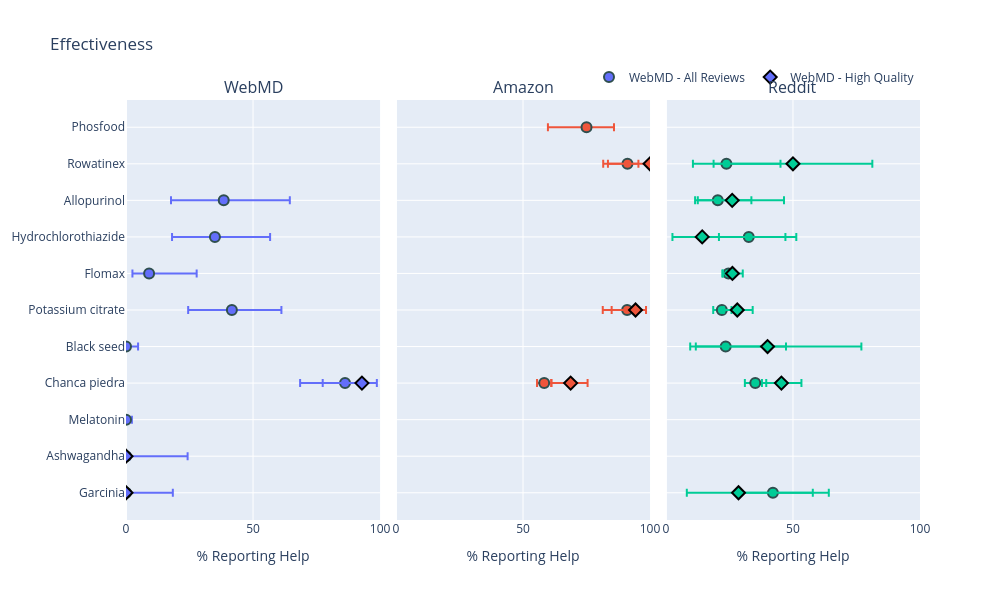
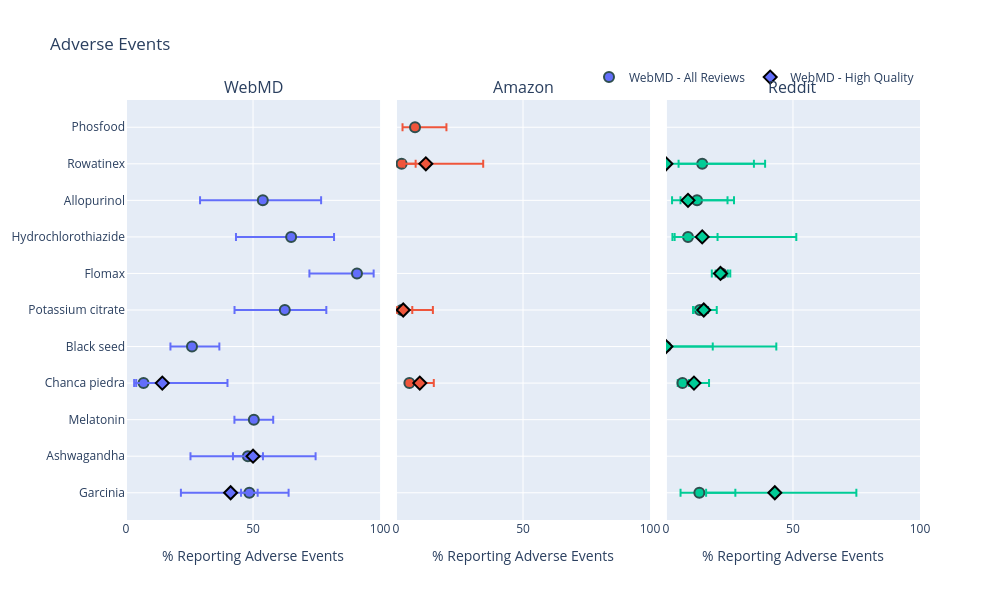

Here is the notebook cell these charts were saved with, in order:
### Code cell
# ## 2. Multi-Panel Forest Plots
# 
# We'll create two key visualizations:
# 1. A multi-panel forest plot showing effectiveness across platforms
# 2. A multi-panel forest plot showing adverse events across platforms

# %%
def create_multipanel_forest_plots(min_n=5):
    """
    Create two multi-panel forest plots:
    1. Effectiveness across platforms (WebMD, Amazon, Reddit)
    2. Adverse events across platforms (WebMD, Amazon, Reddit)
    
    Each panel will show both all reviews and high-quality reviews.
    Only includes products with at least min_n reviews.
    """
    data = load_kidney_stone_data()
    platforms = list(data.keys())
    
    # Prepare data for plotting
    effectiveness_data = []
    adverse_events_data = []
    
    for platform, df in data.items():
        # Process each product with sufficient data
        products = df["Medicine"].value_counts()[df["Medicine"].value_counts() >= min_n].index.tolist()
        
        for product in products:
            # ALL reviews
            all_df = df[df["Medicine"] == product]
            n_all = len(all_df)
            
            # Calculate effectiveness
            helped_all = all_df[HELP_COL].eq(1).sum()
            helped_pct_all = 100 * helped_all / n_all if n_all > 0 else 0
            
            # Add Wilson CIs
            if n_all > 0 and 0 <= helped_all <= n_all:
                helped_ci_low_all, helped_ci_high_all = proportion_confint(
                    helped_all, n_all, method="wilson"
                )
                helped_ci_low_all *= 100
                helped_ci_high_all *= 100
            else:
                helped_ci_low_all = helped_ci_high_all = np.nan
            
            # Calculate adverse events
            ae_all = all_df[AE_COL].eq(1).sum()
            ae_pct_all = 100 * ae_all / n_all if n_all > 0 else 0
            
            # Add Wilson CIs
            if n_all > 0 and 0 <= ae_all <= n_all:
                ae_ci_low_all, ae_ci_high_all = proportion_confint(
                    ae_all, n_all, method="wilson"
                )
                ae_ci_low_all *= 100
                ae_ci_high_all *= 100
            else:
                ae_ci_low_all = ae_ci_high_all = np.nan
            
            # Add to effectiveness data
            effectiveness_data.append({
                "Platform": platform,
                "Medicine": product,
                "Type": "All Reviews",
                "Percentage": helped_pct_all,
                "CI_Low": helped_ci_low_all,
                "CI_High": helped_ci_high_all,
                "N": n_all
            })
            
            # Add to adverse events data
            adverse_events_data.append({
                "Platform": platform,
                "Medicine": product,
                "Type": "All Reviews",
                "Percentage": ae_pct_all,
                "CI_Low": ae_ci_low_all,
                "CI_High": ae_ci_high_all,
                "N": n_all
            })
            
            # HIGH QUALITY reviews if applicable
            if HQ_COL in df.columns:
                hq_df = all_df[all_df[HQ_COL] == 1]
                n_hq = len(hq_df)
                
                if n_hq >= min_n:  # Only include if we have enough HQ reviews
                    # Calculate effectiveness for HQ
                    helped_hq = hq_df[HELP_COL].eq(1).sum() if n_hq > 0 else 0
                    helped_pct_hq = 100 * helped_hq / n_hq if n_hq > 0 else 0
                    
                    # Add Wilson CIs for HQ
                    if n_hq > 0 and 0 <= helped_hq <= n_hq:
                        helped_ci_low_hq, helped_ci_high_hq = proportion_confint(
                            helped_hq, n_hq, method="wilson"
                        )
                        helped_ci_low_hq *= 100
                        helped_ci_high_hq *= 100
                    else:
                        helped_ci_low_hq = helped_ci_high_hq = np.nan
                    
                    # Calculate adverse events for HQ
                    ae_hq = hq_df[AE_COL].eq(1).sum() if n_hq > 0 else 0
                    ae_pct_hq = 100 * ae_hq / n_hq if n_hq > 0 else 0
                    
                    # Add Wilson CIs for HQ
                    if n_hq > 0 and 0 <= ae_hq <= n_hq:
                        ae_ci_low_hq, ae_ci_high_hq = proportion_confint(
                            ae_hq, n_hq, method="wilson"
                        )
                        ae_ci_low_hq *= 100
                        ae_ci_high_hq *= 100
                    else:
                        ae_ci_low_hq = ae_ci_high_hq = np.nan
                    
                    # Add to effectiveness data
                    effectiveness_data.append({
                        "Platform": platform,
                        "Medicine": product,
                        "Type": "High Quality",
                        "Percentage": helped_pct_hq,
                        "CI_Low": helped_ci_low_hq,
                        "CI_High": helped_ci_high_hq,
                        "N": n_hq
                    })
                    
                    # Add to adverse events data
                    adverse_events_data.append({
                        "Platform": platform,
                        "Medicine": product,
                        "Type": "High Quality",
                        "Percentage": ae_pct_hq,
                        "CI_Low": ae_ci_low_hq,
                        "CI_High": ae_ci_high_hq,
                        "N": n_hq
                    })
    
    # Convert to DataFrames
    effectiveness_df = pd.DataFrame(effectiveness_data)
    adverse_events_df = pd.DataFrame(adverse_events_data)
    
    # Create multi-panel forest plots
    create_panel_forest_plot(effectiveness_df, "Effectiveness", "% Reporting Help")
    create_panel_forest_plot(adverse_events_df, "Adverse Events", "% Reporting Adverse Events")

def create_panel_forest_plot(data_df, plot_title, y_axis_title):
    """
    Create a multi-panel forest plot showing results across platforms.
    
    Parameters:
    - data_df: DataFrame with columns Platform, Medicine, Type, Percentage, CI_Low, CI_High, N
    - plot_title: Title for the overall plot
    - y_axis_title: Label for the y-axis
    """
    # Set platform order and colors
    platform_order = ["WebMD", "Amazon", "Reddit"]
    platform_colors = {"WebMD": "#636EFA", "Amazon": "#EF553B", "Reddit": "#00CC96"}
    
    # Set marker styles for review types
    marker_styles = {"All Reviews": "circle", "High Quality": "diamond"}
    
    # Create multi-panel figure
    from plotly.subplots import make_subplots
    fig = make_subplots(rows=1, cols=3, 
                        subplot_titles=platform_order,
                        shared_yaxes=True,
                        horizontal_spacing=0.02)
    
    # Get the unique medications across all platforms for consistent y-axis
    all_meds = data_df["Medicine"].unique()
    
    # Process each platform
    for i, platform in enumerate(platform_order):
        # Filter data for this platform
        platform_data = data_df[data_df["Platform"] == platform]
        
        if len(platform_data) == 0:
            continue
            
        # Sort by percentage (descending) for All Reviews
        all_reviews_data = platform_data[platform_data["Type"] == "All Reviews"]
        med_order = all_reviews_data.sort_values("Percentage", ascending=False)["Medicine"].unique()
        
        # Add All Reviews trace
        all_data = platform_data[platform_data["Type"] == "All Reviews"]
        
        # Create y-position based on medicine order
        med_to_pos = {med: idx for idx, med in enumerate(med_order)}
        all_data = all_data.copy()
        all_data["y_pos"] = all_data["Medicine"].map(med_to_pos)
        
        # Add trace for All Reviews
        fig.add_trace(
            go.Scatter(
                x=all_data["Percentage"],
                y=all_data["Medicine"],
                error_x=dict(
                    type='data',
                    symmetric=False,
                    array=all_data["CI_High"] - all_data["Percentage"],
                    arrayminus=all_data["Percentage"] - all_data["CI_Low"],
                ),
                mode="markers",
                marker=dict(
                    symbol="circle",
                    size=10,
                    color=platform_colors[platform],
                    line=dict(width=2, color="DarkSlateGrey")
                ),
                name=f"{platform} - All Reviews",
                text=[f"N={n}" for n in all_data["N"]],
                hovertemplate="%{y}: %{x:.1f}% (%{error_x.arrayminus:.1f}-%{error_x.array:.1f})<br>%{text}",
                showlegend=i==0,  # Only show legend for first platform
            ),
            row=1, col=i+1
        )
        
        # Add High Quality trace if present
        hq_data = platform_data[platform_data["Type"] == "High Quality"]
        if len(hq_data) > 0:
            # Use same y-position mapping for consistency
            hq_data = hq_data.copy()
            hq_data["y_pos"] = hq_data["Medicine"].map(med_to_pos)
            
            fig.add_trace(
                go.Scatter(
                    x=hq_data["Percentage"],
                    y=hq_data["Medicine"],
                    error_x=dict(
                        type='data',
                        symmetric=False,
                        array=hq_data["CI_High"] - hq_data["Percentage"],
                        arrayminus=hq_data["Percentage"] - hq_data["CI_Low"],
                    ),
                    mode="markers",
                    marker=dict(
                        symbol="diamond",
                        size=10,
                        color=platform_colors[platform],
                        line=dict(width=2, color="black")
                    ),
                    name=f"{platform} - High Quality",
                    text=[f"N={n}" for n in hq_data["N"]],
                    hovertemplate="%{y}: %{x:.1f}% (%{error_x.arrayminus:.1f}-%{error_x.array:.1f})<br>%{text}",
                    showlegend=i==0,  # Only show legend for first platform
                ),
                row=1, col=i+1
            )
    
    # Update layout
    fig.update_layout(
        title=plot_title,
        height=max(600, 100 + 40 * len(all_meds)),  # Dynamic height based on number of medicines
        width=1000,
        legend=dict(
            orientation="h",
            yanchor="bottom",
            y=1.02,
            xanchor="right",
            x=1
        )
    )
    
    # Update x-axes
    for i in range(3):
        fig.update_xaxes(
            title=y_axis_title,
            range=[0, 100],
            row=1, col=i+1
        )
    
    # Show the plot
    fig.show()
    
    # Save as HTML
    output_path = CSV_DIR / f"forest_plot_{plot_title.lower().replace(' ', '_')}.html"
    fig.write_html(output_path)
    print(f"✓ Saved forest plot to {output_path}")
    
    # Try to save as PNG if kaleido is installed
    try:
        png_path = CSV_DIR / f"forest_plot_{plot_title.lower().replace(' ', '_')}.png"
        # fig.write_image(png_path, scale=2)
        print(f"✓ Saved PNG version to {png_path}")
    except Exception as e:
        print(f"Note: Could not save PNG (install 'kaleido' package if needed). Error: {e}")
    
    return fig

# Run the function to create the forest plots
multipanel_plots = create_multipanel_forest_plots()

### Figure 1 — Plotly figure (JSON) as saved in the notebook; plotly's stock layout.template omitted (floating-point values rounded to 4 significant figures)
{"data": [{"error_x": {"array": [0.4288, 1.398, 2.33, 5.723, 4.752, 19.5, 18.72, 21.71, 26.02], "arrayminus": [0, -8.674e-17, 0, 8.786, 3.469e-16, 17.2, 6.561, 16.88, 20.75], "symmetric": false, "type": "data"}, "hovertemplate": "%{y}: %{x:.1f}% (%{error_x.arrayminus:.1f}-%{error_x.array:.1f})<br>%{text}", "marker": {"color": "#636EFA", "line": {"color": "DarkSlateGrey", "width": 2}, "size": 10, "symbol": "circle"}, "mode": "markers", "name": "WebMD - All Reviews", "showlegend": true, "text": ["N=892", "N=271", "N=161", "N=87", "N=77", "N=24", "N=22", "N=20", "N=13"], "type": "scatter", "x": [0, 0, 0, 86.21, 0, 41.67, 9.091, 35, 38.46], "xaxis": "x", "y": ["Garcinia", "Ashwagandha", "Melatonin", "Chanca piedra", "Black seed", "Potassium citrate", "Flomax", "Hydrochlorothiazide", "Allopurinol"], "yaxis": "y"}, {"error_x": {"array": [18.43, 24.25, 5.871], "arrayminus": [0, 0, 24.33], "symmetric": false, "type": "data"}, "hovertemplate": "%{y}: %{x:.1f}% (%{error_x.arrayminus:.1f}-%{error_x.array:.1f})<br>%{text}", "marker": {"color": "#636EFA", "line": {"color": "black", "width": 2}, "size": 10, "symbol": "diamond"}, "mode": "markers", "name": "WebMD - High Quality", "showlegend": true, "text": ["N=17", "N=12", "N=14"], "type": "scatter", "x": [0, 0, 92.86], "xaxis": "x", "y": ["Garcinia", "Ashwagandha", "Chanca piedra"], "yaxis": "y"}, {"error_x": {"array": [2.766, 3.786, 4.316, 10.81], "arrayminus": [2.82, 6.087, 7.682, 15.19], "symmetric": false, "type": "data"}, "hovertemplate": "%{y}: %{x:.1f}% (%{error_x.arrayminus:.1f}-%{error_x.array:.1f})<br>%{text}", "marker": {"color": "#EF553B", "line": {"color": "DarkSlateGrey", "width": 2}, "size": 10, "symbol": "circle"}, "mode": "markers", "name": "Amazon - All Reviews", "showlegend": false, "text": ["N=1193", "N=133", "N=90", "N=40"], "type": "scatter", "x": [58.34, 90.98, 91.11, 75], "xaxis": "x2", "y": ["Chanca piedra", "Potassium citrate", "Rowatinex", "Phosfood"], "yaxis": "y2"}, {"error_x": {"array": [6.671, 4.133, 0], "arrayminus": [7.551, 12.89, 18.43], "symmetric": false, "type": "data"}, "hovertemplate": "%{y}: %{x:.1f}% (%{error_x.arrayminus:.1f}-%{error_x.array:.1f})<br>%{text}", "marker": {"color": "#EF553B", "line": {"color": "black", "width": 2}, "size": 10, "symbol": "diamond"}, "mode": "markers", "name": "Amazon - High Quality", "showlegend": false, "text": ["N=160", "N=35", "N=17"], "type": "scatter", "x": [68.75, 94.29, 100], "xaxis": "x2", "y": ["Chanca piedra", "Potassium citrate", "Rowatinex"], "yaxis": "y2"}, {"error_x": {"array": [2.59, 3.801, 4.319, 13.23, 14.42, 15.7, 21.28, 23.73], "arrayminus": [2.418, 3.382, 4.089, 8.926, 11.74, 14.25, 13.18, 13.97], "symmetric": false, "type": "data"}, "hovertemplate": "%{y}: %{x:.1f}% (%{error_x.arrayminus:.1f}-%{error_x.array:.1f})<br>%{text}", "marker": {"color": "#00CC96", "line": {"color": "DarkSlateGrey", "width": 2}, "size": 10, "symbol": "circle"}, "mode": "markers", "name": "Reddit - All Reviews", "showlegend": false, "text": ["N=1134", "N=509", "N=492", "N=49", "N=46", "N=38", "N=21", "N=17"], "type": "scatter", "x": [24.6, 22.0, 35.16, 20.41, 32.61, 42.11, 23.81, 23.53], "xaxis": "x3", "y": ["Flomax", "Potassium citrate", "Chanca piedra", "Allopurinol", "Hydrochlorothiazide", "Garcinia", "Rowatinex", "Black seed"], "yaxis": "y3"}, {"error_x": {"array": [4.071, 6.063, 7.879, 20.38, 37.03, 35.54, 31.24, 36.93], "arrayminus": [3.7, 5.358, 7.658, 13.54, 11.72, 20.35, 31.24, 28.24], "symmetric": false, "type": "data"}, "hovertemplate": "%{y}: %{x:.1f}% (%{error_x.arrayminus:.1f}-%{error_x.array:.1f})<br>%{text}", "marker": {"color": "#00CC96", "line": {"color": "black", "width": 2}, "size": 10, "symbol": "diamond"}, "mode": "markers", "name": "Reddit - High Quality", "showlegend": false, "text": ["N=489", "N=235", "N=154", "N=23", "N=7", "N=7", "N=6", "N=5"], "type": "scatter", "x": [26.18, 28.09, 45.45, 26.09, 14.29, 28.57, 50, 40], "xaxis": "x3", "y": ["Flomax", "Potassium citrate", "Chanca piedra", "Allopurinol", "Hydrochlorothiazide", "Garcinia", "Rowatinex", "Black seed"], "yaxis": "y3"}], "layout": {"annotations": [{"font": {"size": 16}, "showarrow": false, "text": "WebMD", "x": 0.16, "xanchor": "center", "xref": "paper", "y": 1, "yanchor": "bottom", "yref": "paper"}, {"font": {"size": 16}, "showarrow": false, "text": "Amazon", "x": 0.5, "xanchor": "center", "xref": "paper", "y": 1, "yanchor": "bottom", "yref": "paper"}, {"font": {"size": 16}, "showarrow": false, "text": "Reddit", "x": 0.84, "xanchor": "center", "xref": "paper", "y": 1, "yanchor": "bottom", "yref": "paper"}], "height": 600, "legend": {"orientation": "h", "x": 1, "xanchor": "right", "y": 1.02, "yanchor": "bottom"}, "title": {"text": "Effectiveness"}, "width": 1000, "xaxis": {"anchor": "y", "domain": [0, 0.32], "range": [0, 100], "title": {"text": "% Reporting Help"}}, "xaxis2": {"anchor": "y2", "domain": [0.34, 0.66], "range": [0, 100], "title": {"text": "% Reporting Help"}}, "xaxis3": {"anchor": "y3", "domain": [0.68, 1], "range": [0, 100], "title": {"text": "% Reporting Help"}}, "yaxis": {"anchor": "x", "domain": [0, 1]}, "yaxis2": {"anchor": "x2", "domain": [0, 1], "matches": "y", "showticklabels": false}, "yaxis3": {"anchor": "x3", "domain": [0, 1], "matches": "y", "showticklabels": false}}}

### Figure 2 — Plotly figure (JSON) as saved in the notebook; plotly's stock layout.template omitted (floating-point values rounded to 4 significant figures)
{"data": [{"error_x": {"array": [3.279, 5.935, 7.625, 7.343, 10.77, 16.34, 6.561, 16.88, 22.95], "arrayminus": [3.267, 5.878, 7.64, 3.698, 8.485, 19.79, 18.72, 21.71, 24.7], "symmetric": false, "type": "data"}, "hovertemplate": "%{y}: %{x:.1f}% (%{error_x.arrayminus:.1f}-%{error_x.array:.1f})<br>%{text}", "marker": {"color": "#636EFA", "line": {"color": "DarkSlateGrey", "width": 2}, "size": 10, "symbol": "circle"}, "mode": "markers", "name": "WebMD - All Reviews", "showlegend": true, "text": ["N=892", "N=271", "N=161", "N=87", "N=77", "N=24", "N=22", "N=20", "N=13"], "type": "scatter", "x": [48.54, 47.97, 50.31, 6.897, 25.97, 62.5, 90.91, 65, 53.85], "xaxis": "x", "y": ["Garcinia", "Ashwagandha", "Melatonin", "Chanca piedra", "Black seed", "Potassium citrate", "Flomax", "Hydrochlorothiazide", "Allopurinol"], "yaxis": "y"}, {"error_x": {"array": [22.82, 24.62, 25.66], "arrayminus": [19.57, 24.62, 10.28], "symmetric": false, "type": "data"}, "hovertemplate": "%{y}: %{x:.1f}% (%{error_x.arrayminus:.1f}-%{error_x.array:.1f})<br>%{text}", "marker": {"color": "#636EFA", "line": {"color": "black", "width": 2}, "size": 10, "symbol": "diamond"}, "mode": "markers", "name": "WebMD - High Quality", "showlegend": true, "text": ["N=17", "N=12", "N=14"], "type": "scatter", "x": [41.18, 50, 14.29], "xaxis": "x", "y": ["Garcinia", "Ashwagandha", "Chanca piedra"], "yaxis": "y"}, {"error_x": {"array": [1.419, 4.166, 5.522, 12.36], "arrayminus": [1.132, 1.486, 1.611, 4.916], "symmetric": false, "type": "data"}, "hovertemplate": "%{y}: %{x:.1f}% (%{error_x.arrayminus:.1f}-%{error_x.array:.1f})<br>%{text}", "marker": {"color": "#EF553B", "line": {"color": "DarkSlateGrey", "width": 2}, "size": 10, "symbol": "circle"}, "mode": "markers", "name": "Amazon - All Reviews", "showlegend": false, "text": ["N=1193", "N=133", "N=90", "N=40"], "type": "scatter", "x": [5.281, 2.256, 2.222, 7.5], "xaxis": "x2", "y": ["Chanca piedra", "Potassium citrate", "Rowatinex", "Phosfood"], "yaxis": "y2"}, {"error_x": {"array": [5.516, 11.68, 22.57], "arrayminus": [3.611, 2.351, 8.477], "symmetric": false, "type": "data"}, "hovertemplate": "%{y}: %{x:.1f}% (%{error_x.arrayminus:.1f}-%{error_x.array:.1f})<br>%{text}", "marker": {"color": "#EF553B", "line": {"color": "black", "width": 2}, "size": 10, "symbol": "diamond"}, "mode": "markers", "name": "Amazon - High Quality", "showlegend": false, "text": ["N=160", "N=35", "N=17"], "type": "scatter", "x": [9.375, 2.857, 11.76], "xaxis": "x2", "y": ["Chanca piedra", "Potassium citrate", "Rowatinex"], "yaxis": "y2"}, {"error_x": {"array": [2.499, 3.232, 2.534, 12.0, 11.63, 14.17, 20.35, 18.43], "arrayminus": [2.309, 2.683, 1.86, 6.51, 5.262, 7.404, 9.305, 0], "symmetric": false, "type": "data"}, "hovertemplate": "%{y}: %{x:.1f}% (%{error_x.arrayminus:.1f}-%{error_x.array:.1f})<br>%{text}", "marker": {"color": "#00CC96", "line": {"color": "DarkSlateGrey", "width": 2}, "size": 10, "symbol": "circle"}, "mode": "markers", "name": "Reddit - All Reviews", "showlegend": false, "text": ["N=1134", "N=509", "N=492", "N=49", "N=46", "N=38", "N=21", "N=17"], "type": "scatter", "x": [21.87, 13.36, 6.504, 12.24, 8.696, 13.16, 14.29, 0], "xaxis": "x3", "y": ["Flomax", "Potassium citrate", "Chanca piedra", "Allopurinol", "Hydrochlorothiazide", "Garcinia", "Rowatinex", "Black seed"], "yaxis": "y3"}, {"error_x": {"array": [3.854, 5.115, 5.928, 18.1, 37.03, 32.1, 39.03, 43.45], "arrayminus": [3.41, 3.986, 4.032, 6.278, 11.72, 27.04, 0, 0], "symmetric": false, "type": "data"}, "hovertemplate": "%{y}: %{x:.1f}% (%{error_x.arrayminus:.1f}-%{error_x.array:.1f})<br>%{text}", "marker": {"color": "#00CC96", "line": {"color": "black", "width": 2}, "size": 10, "symbol": "diamond"}, "mode": "markers", "name": "Reddit - High Quality", "showlegend": false, "text": ["N=489", "N=235", "N=154", "N=23", "N=7", "N=7", "N=6", "N=5"], "type": "scatter", "x": [21.47, 14.89, 11.04, 8.696, 14.29, 42.86, 0, 0], "xaxis": "x3", "y": ["Flomax", "Potassium citrate", "Chanca piedra", "Allopurinol", "Hydrochlorothiazide", "Garcinia", "Rowatinex", "Black seed"], "yaxis": "y3"}], "layout": {"annotations": [{"font": {"size": 16}, "showarrow": false, "text": "WebMD", "x": 0.16, "xanchor": "center", "xref": "paper", "y": 1, "yanchor": "bottom", "yref": "paper"}, {"font": {"size": 16}, "showarrow": false, "text": "Amazon", "x": 0.5, "xanchor": "center", "xref": "paper", "y": 1, "yanchor": "bottom", "yref": "paper"}, {"font": {"size": 16}, "showarrow": false, "text": "Reddit", "x": 0.84, "xanchor": "center", "xref": "paper", "y": 1, "yanchor": "bottom", "yref": "paper"}], "height": 600, "legend": {"orientation": "h", "x": 1, "xanchor": "right", "y": 1.02, "yanchor": "bottom"}, "title": {"text": "Adverse Events"}, "width": 1000, "xaxis": {"anchor": "y", "domain": [0, 0.32], "range": [0, 100], "title": {"text": "% Reporting Adverse Events"}}, "xaxis2": {"anchor": "y2", "domain": [0.34, 0.66], "range": [0, 100], "title": {"text": "% Reporting Adverse Events"}}, "xaxis3": {"anchor": "y3", "domain": [0.68, 1], "range": [0, 100], "title": {"text": "% Reporting Adverse Events"}}, "yaxis": {"anchor": "x", "domain": [0, 1]}, "yaxis2": {"anchor": "x2", "domain": [0, 1], "matches": "y", "showticklabels": false}, "yaxis3": {"anchor": "x3", "domain": [0, 1], "matches": "y", "showticklabels": false}}}
